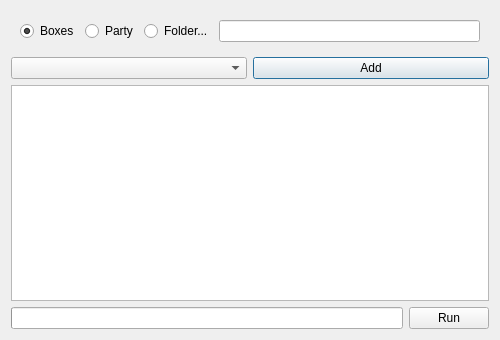
<?xml version="1.0" encoding="UTF-8"?>
<ui version="4.0">
 <class>BatchEditor</class>
 <widget class="QDialog" name="BatchEditor">
  <property name="windowTitle">
   <string>Batch Editor</string>
  </property>
  <property name="minimumSize">
   <size>
    <width>500</width>
    <height>340</height>
   </size>
  </property>
  <layout class="QVBoxLayout" name="BatchRoot">
   <item>
    <widget class="QWidget" name="FLP_RB">
     <layout class="QHBoxLayout" name="ScopeRow">
      <item>
       <widget class="QRadioButton" name="RB_Boxes">
        <property name="text">
         <string>Boxes</string>
        </property>
        <property name="checked">
         <bool>true</bool>
        </property>
       </widget>
      </item>
      <item>
       <widget class="QRadioButton" name="RB_Party">
        <property name="text">
         <string>Party</string>
        </property>
       </widget>
      </item>
      <item>
       <widget class="QRadioButton" name="RB_Path">
        <property name="text">
         <string>Folder...</string>
        </property>
       </widget>
      </item>
      <item>
       <widget class="QLineEdit" name="TB_Folder">
        <property name="readOnly">
         <bool>true</bool>
        </property>
       </widget>
      </item>
     </layout>
    </widget>
   </item>
   <item>
    <layout class="QHBoxLayout" name="AddRow">
     <item>
      <widget class="QComboBox" name="CB_Property"/>
     </item>
     <item>
      <widget class="QPushButton" name="B_Add">
       <property name="text">
        <string>Add</string>
       </property>
      </widget>
     </item>
    </layout>
   </item>
   <item>
    <widget class="QPlainTextEdit" name="RTB_Instructions"/>
   </item>
   <item>
    <layout class="QHBoxLayout" name="RunRow">
     <item>
      <widget class="QProgressBar" name="PB_Show"/>
     </item>
     <item>
      <widget class="QPushButton" name="B_Go">
       <property name="text">
        <string>Run</string>
       </property>
      </widget>
     </item>
    </layout>
   </item>
  </layout>
 </widget>
 <resources/>
 <connections/>
</ui>
